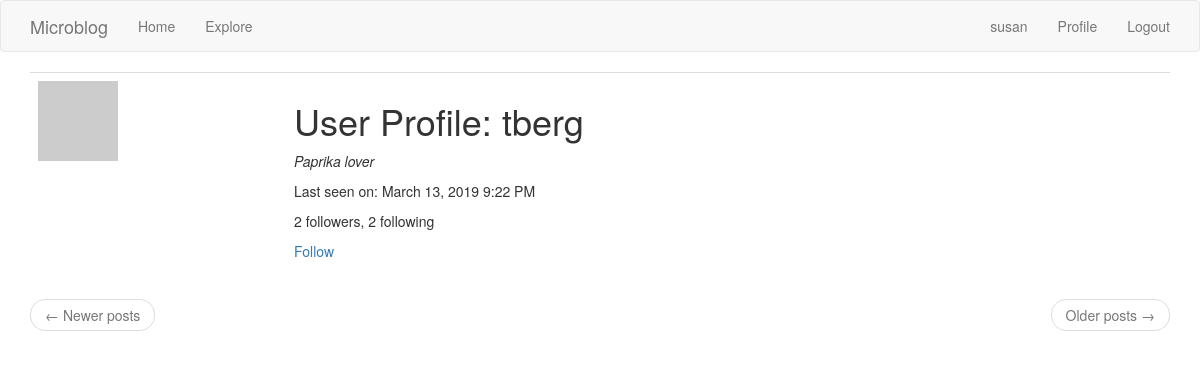
/user/tberg (signed in), run on an earlier commit of the app's database.
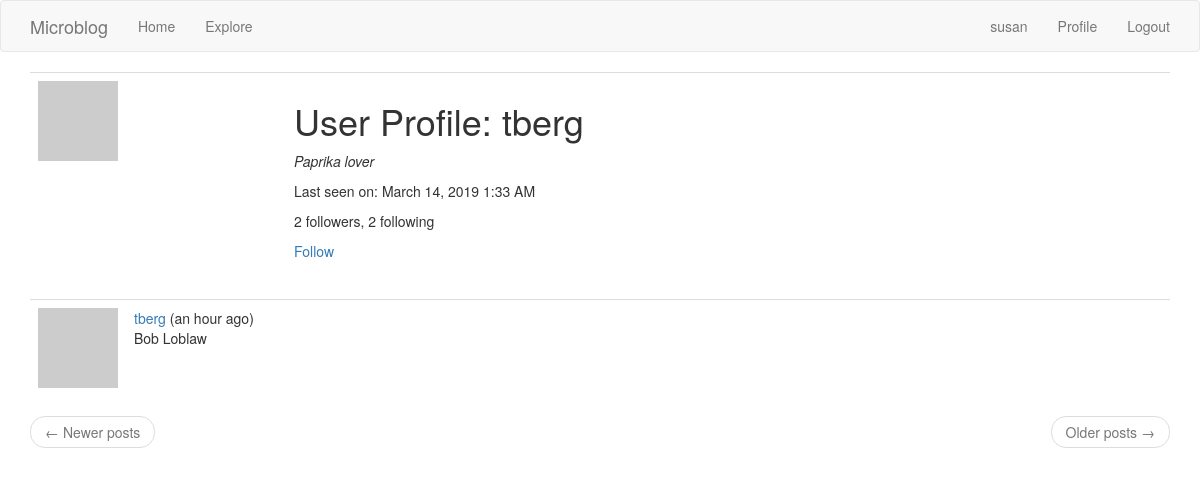
And on a later commit of the database.
### app/models.py (models this page shows, shortened)
class User(UserMixin, db.Model):
    id = db.Column(db.Integer, primary_key=True)
    username = db.Column(db.String(32), index=True, unique=True)
    email = db.Column(db.String(128), index=True, unique=True)
    password_hash = db.Column(db.String(128))
    posts = db.relationship('Post', backref='author', lazy='dynamic')
    about_me = db.Column(db.String(140))
    last_seen = db.Column(db.DateTime, default=datetime.utcnow)
    followed = db.relationship(
        'User', secondary=followers,
        primaryjoin=(followers.c.follower_id == id),  # the 'c' attribute of any table contains its columns
        secondaryjoin=(followers.c.followed_id == id),
        backref=db.backref('followers', lazy='dynamic'),
        lazy='dynamic')
    def avatar(self, size):
        digest = md5(self.email.lower().encode('utf-8')).hexdigest()  # returns a string hex code
        return 'https://www.gravatar.com/avatar/{}?s={}&d=identicon'.format(digest, size)
    def is_following(self, user):
        return self.followed.filter(followers.c.followed_id == user.id).count() > 0

class Post(db.Model):
    id = db.Column(db.Integer, primary_key=True)
    body = db.Column(db.String(140))
    timestamp = db.Column(db.DateTime, index=True, default=datetime.utcnow)
    user_id = db.Column(db.Integer, db.ForeignKey('user.id'))
    language = db.Column(db.String(5))

### app/main/routes.py (the view)
@bp.route('/user/<username>')
@login_required
def user(username):
    user = User.query.filter_by(username=username).first_or_404()  # if user isn't found, return a 404 error
    page = request.args.get('page', 1, type=int)
    posts = user.posts.order_by(Post.timestamp.desc()).paginate(page, current_app.config['POSTS_PER_PAGE'], False)
    next_url = url_for('main.user', username=user.username, page=posts.next_num) if posts.has_next else None
    prev_url = url_for('main.user', username=user.username, page=posts.prev_num) if posts.has_prev else None
    return render_template('user.html', user=user, posts=posts.items, next_url=next_url, prev_url=prev_url)

### app/main/routes.py (called while the page is built)
@bp.before_request
def before_request():
    if current_user.is_authenticated:
        current_user.last_seen = datetime.utcnow()
        db.session.commit()
    g.locale = str(get_locale())

### app/models.py (called while the page is built)
@login.user_loader
def load_user(id):
    return User.query.get(int(id))

### app/templates/user.html
{% extends "base.html" %}
{% block app_content %}
    <table class="table table-hover" id="user_profile_header">
        <tr>
            <td width="256px"><img src="{{ user.avatar(200) }}"></td>
            <td>
                <h1>{{ _('User Profile') }}: {{ user.username }}</h1>
                {% if user.about_me %}
                    <p>
                        <i>{{ user.about_me }}</i>
                    </p>
                {% endif %}
                {% if user.last_seen %}
                    <p>{{ _('Last seen on:') }} {{ moment(user.last_seen).format('LLL') }}</p>
                {% endif %}
                <p>
                    {{ _('%(count)d followers', count=user.followers.count()) }},
                    {{ _('%(count)d following', count=user.followed.count()) }}
                </p>
                {% if user == current_user %}
                    <p><a href="{{ url_for('main.edit_profile') }}">{{ _('Edit your profile') }}</a></p>
                {% elif not current_user.is_following(user) %}
                    <p><a href="{{ url_for('main.follow', username=user.username) }}">{{ _('Follow') }}</a></p>
                {% else %}
                    <p><a href="{{ url_for('main.unfollow', username=user.username) }}">{{ _('Unfollow') }}</a></p>
                {% endif %}
            </td>
        </tr>
    </table>
    {% for post in posts %}
        {% include '_post.html' %}
    {% endfor %}
    <nav aria-label="...">
        <ul class="pager">
            <li class="previous{% if not prev_url %} disabled{% endif %}">
                <a href="{{ prev_url or '#' }}">
                    <span aria-hidden="true">&larr;</span> {{ _('Newer posts') }}
                </a>
            </li>
            <li class="next{% if not next_url %} disabled{% endif %}">
                <a href="{{ next_url or '#' }}">
                    {{ _('Older posts') }} <span aria-hidden="true">&rarr;</span>
                </a>
            </li>
        </ul>
    </nav>
{% endblock %}

### app/templates/base.html (shortened to what this page needs)
{% extends 'bootstrap/base.html' %}
{% block navbar %}
    <nav class="navbar fixed-top navbar-default">
        <div class="container">
            <a class="navbar-brand" href="{{ url_for('main.index') }}">Microblog</a>
                <ul class="nav navbar-nav">
                    <li><a href="{{ url_for('main.index') }}">{{ _('Home') }}</a></li>
                    <li><a href="{{ url_for('main.explore') }}">{{ _('Explore') }}</a></li>
                </ul>
                <ul class="nav navbar-nav navbar-right">
                    {% if current_user.is_anonymous %}
                        <li><a href="{{ url_for('auth.login') }}">{{ _('Login') }}</a></li>
                    {% else %}
                        <li><a href="{{ url_for('main.user', username=current_user.username) }}">{{ current_user.username }}</a></li>
                        <li><a href="{{ url_for('main.user', username=current_user.username) }}">{{ _('Profile') }}</a></li>
                        <li><a href="{{ url_for('auth.logout') }}">{{ _('Logout') }}</a></li>
                    {% endif %}
                </ul>
        </div>
    </nav>
{% endblock %}
{% block content %}
    <div class="container">
        {% block app_content %}{% endblock %}
    </div>
{% endblock %}

### app/templates/_post.html (shortened to what this page needs)
<table class="table table-hover">
    <tr>
        <td width="70px">
            <a href="{{ url_for('main.user', username=post.author.username) }}">
                <img src="{{ post.author.avatar(70) }}" />
            </a>
        </td>
        <td>
            {{ _('%(username)s (%(when)s)', username=user_link, when=moment(post.timestamp).fromNow()) }}
            <br>
            <span id="post{{ post.id }}">{{ post.body }}</span>
        </td>
    </tr>
</table>

What changed in the data, as far as the page shows it:
changed User "tberg": last_seen "March 13, 2019 9:22 PM" → "March 14, 2019 1:33 AM"
added Post: body "Bob Loblaw"
